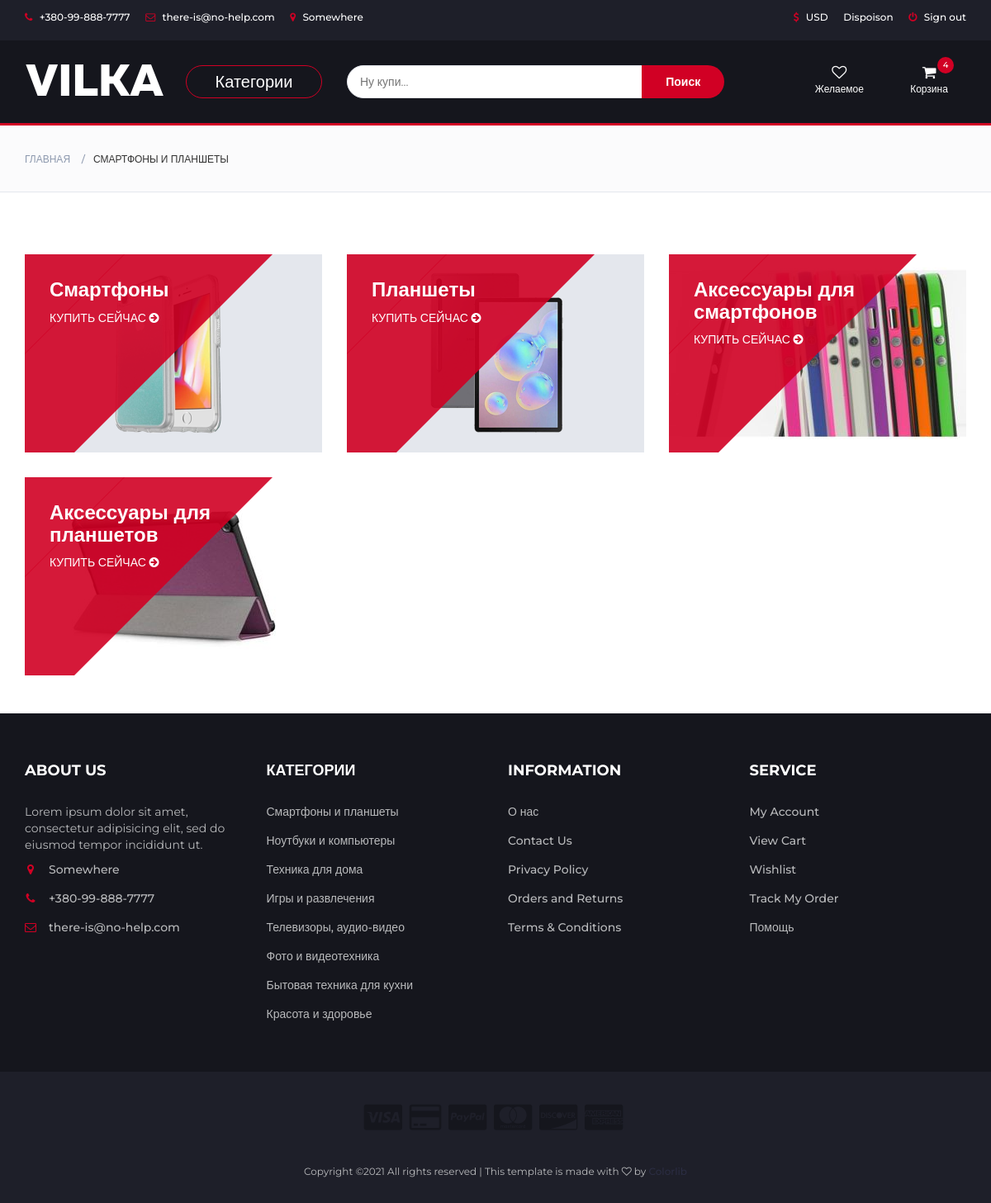
/category/smartfony-i-planshety/ (signed in), run on an earlier commit of the app's database.
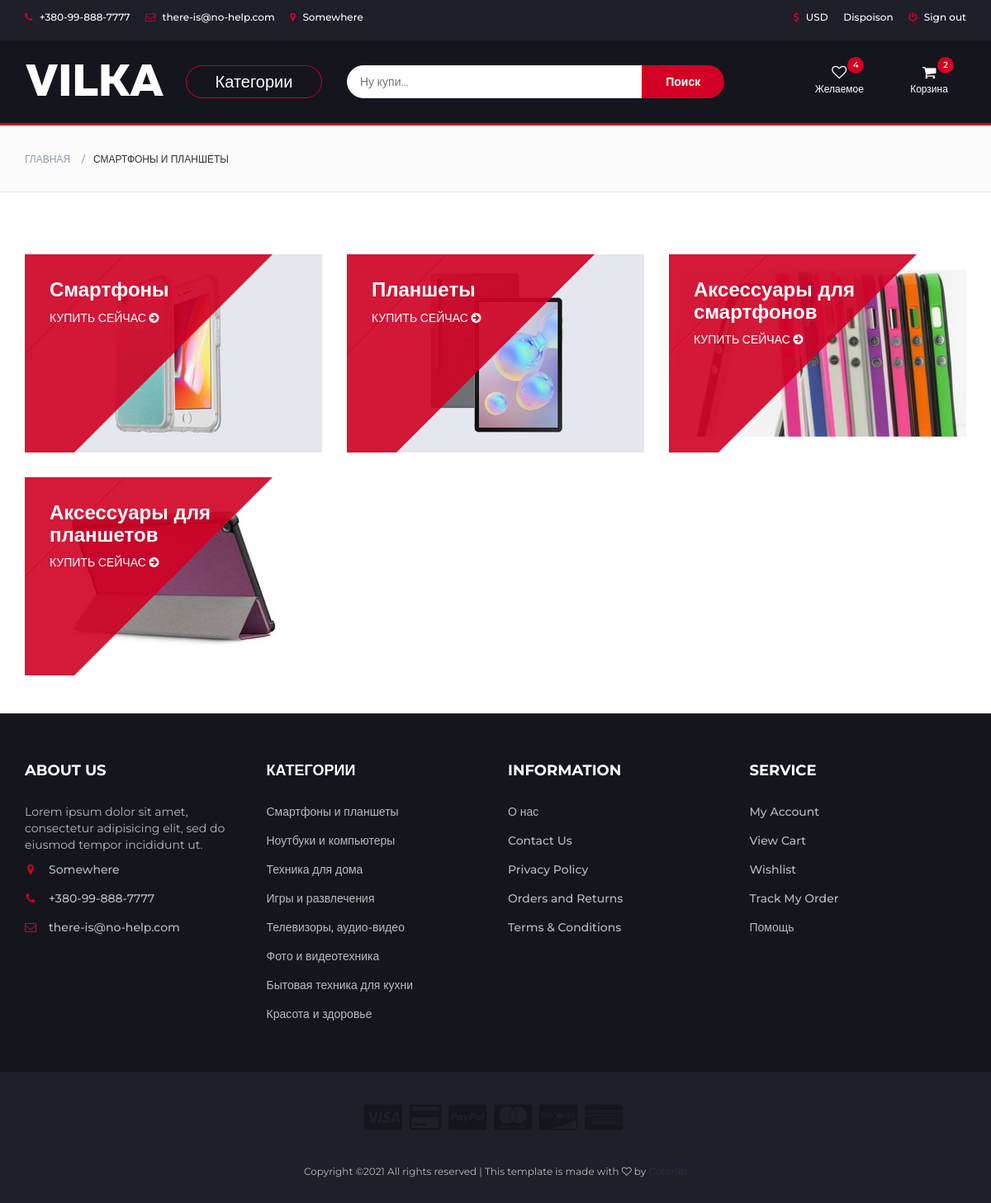
And on a later commit of the database.
### customer/models/cart.py (models this page shows, shortened)
class Cart(models.Model):
    class Meta:
        verbose_name = 'Корзина'
        verbose_name_plural = 'Корзины'
    owner = models.OneToOneField(Customer, verbose_name='Владелец', on_delete=models.CASCADE)
    products = models.ManyToManyField(CartProduct, blank=True, related_name='related_cart')
    total_products = models.PositiveIntegerField(default=0)
    total_price = models.DecimalField(max_digits=9, decimal_places=2, verbose_name='Общая цена', default=0)

### shop/models/categories/category.py (models this page shows)
class Category(models.Model):
    class Meta:
        verbose_name = 'Категория'
        verbose_name_plural = 'Категории'
    name = models.CharField(max_length=100, unique=True, db_index=True, verbose_name='Категория')
    slug = models.SlugField(max_length=100, unique=True, db_index=True, verbose_name='URL')
    image = models.ImageField(upload_to='photos/%Y/%m/%d/', null=True, verbose_name='Изображение')
    image_large = models.ImageField(upload_to='photos/%Y/%m/%d/', null=True, verbose_name='Большое изображение')
    def __str__(self):
        return self.name
    def get_absolute_url(self):
        return reverse('category', kwargs={'slug': self.slug})

### shop/models/categories/subcategory.py (models this page shows, shortened)
class Subcategory(models.Model):
    class Meta:
        verbose_name = 'Подкатегория'
        verbose_name_plural = 'Подкатегории'
    name = models.CharField(max_length=100, unique=True, db_index=True, verbose_name='Категория')
    slug = models.SlugField(max_length=100, unique=True, db_index=True, verbose_name='URL')
    image = models.ImageField(upload_to='photos/%Y/%m/%d/', null=True, blank=True, verbose_name='Изображение')
    parent = models.ForeignKey('Category', on_delete=models.PROTECT, verbose_name='Подкатегория')
    def get_absolute_url(self):
        return reverse('subcategory', kwargs={'slug': self.slug})

### customer/models/wishlist.py (models this page shows, shortened)
class Wishlist(models.Model):
    class Meta:
        verbose_name = 'Список желаний'
        verbose_name_plural = 'Списки желаний'
    owner = models.OneToOneField(Customer, verbose_name='Владелец', on_delete=models.CASCADE)
    products = models.ManyToManyField(WishlistProduct, blank=True, related_name='related_wishlist')
    total_products = models.PositiveIntegerField(default=0)

### shop/views.py (the view)
# urls.py: path('category/<slug:slug>/', CategoryView.as_view(), name='category'),
class CategoryView(ViewDataMixin, ListView):
    model = Category
    template_name = 'shop/category/category.html'
    context_object_name = 'subcategories'
    def get_context_data(self, *, object_list=None, **kwargs):
        base_context = super().get_context_data(**kwargs)
        mixin_context = self.get_mixin_context()
        return base_context | mixin_context
    def get_queryset(self):
        return Category.objects.prefetch_related('subcategory_set').get(slug=self.kwargs['slug']).subcategory_set.all()

### shop/templates/shop/category/category.html
{% extends 'shop/base/base.html' %}
{% load breadcrumb %}
{% block breadcrumb %}
    {% show_breadcrumb_category subcategories %}
{% endblock breadcrumb %}
{% block content %}
    <div class="section">
        <div class="container">
            <div class="row">
                {% for subcategory in subcategories %}
                <div class="col-md-4 col-xs-6">
                    <div class="shop">
                            <div class="shop-img">
                            {% if subcategory.image %}
                                <img src="{{ subcategory.image.url }}" alt="{{ subcategory.name }}">
                            {% endif %}
                            </div>
                            <div class="shop-body">
                                <a href="{{ subcategory.get_absolute_url }}"><h3>{{ subcategory.name }}</h3></a>
                                <a href="{{ subcategory.get_absolute_url }}" class="cta-btn">Купить сейчас <i class="fa fa-arrow-circle-right"></i></a>
                            </div>
                    </div>
                </div>
                {% endfor %}
            </div>
        </div>
    </div>
{% endblock content %}

### shop/templates/shop/base/base.html (shortened to what this page needs)
{% load static %}
{% load shop_tags %}
<!DOCTYPE html>
<html lang="en">
	<head>
 		<link type="text/css" rel="stylesheet" href="{% static 'shop/css/bootstrap.min.css' %}"/>
 		<link type="text/css" rel="stylesheet" href="{% static 'shop/css/slick.css' %}"/>
 		<link type="text/css" rel="stylesheet" href="{% static 'shop/css/slick-theme.css' %}"/>
 		<link type="text/css" rel="stylesheet" href="{% static 'shop/css/nouislider.min.css' %}"/>
 		<link rel="stylesheet" href="{% static 'shop/css/font-awesome.min.css' %}">
 		<link type="text/css" rel="stylesheet" href="{% static 'shop/css/style.css' %}"/>
    </head>
	<body>
        <div class="wrapper">
            <header id="header-tag">
                <div id="top-header">
                    <div class="container">
                        <ul class="header-links pull-left">
                            <li><a href="#"><i class="fa fa-phone"></i> +380-99-888-7777</a></li>
                            <li><a href="#"><i class="fa fa-envelope-o"></i> there-is@no-help.com</a></li>
                            <li><a href="#"><i class="fa fa-map-marker"></i> Somewhere</a></li>
                        </ul>
                        <ul class="header-links pull-right">
                            <li><a href="#"><i class="fa fa-dollar"></i> USD</a></li>
                            {% if request.user.is_authenticated %}
                            <li><p class="username">{{ user.username }}</p></li>
                            <li><a href="{% url 'sign-out' %}"><i class="fa fa-user-out"></i> Sign out</a></li>
                            {% else %}
                            <li><a href="{% url 'sign-in' %}"><i class="fa fa-user-o"></i> Sign in</a></li>
                            <li><a href="{% url 'sign-up' %}"><i class="fa fa-user-up"></i> Sign up</a></li>
                            {% endif %}
                        </ul>
                    </div>
                </div>
                <div id="header">
                    <div class="container">
                        <div class="row">
                            <div class="col-md-2">
                                <div class="header-logo">
                                    <a href="{% url 'home' %}" class="logo">
                                        <img src="{% static 'shop/images/logo.png' %}" alt="VILKA">
                                    </a>
                                </div>
                            </div>
                            <div class="col-md-2">
                                <div class="categories">
                                    <a href="#popup" class="popup-link">
                                        <button class="categories-btn">Категории</button>
                                    </a>
                                </div>
                            </div>
                            <div class="col-md-5">
                                <div class="header-search">
                                    <form>
                                        <input class="input" placeholder="Ну купи...">
                                        <button class="search-btn">Поиск</button>
                                    </form>
                                </div>
                            </div>
                            <div class="col-md-3 clearfix">
                                <div class="header-ctn">
                                    {% show_wishlist wishlist wishlist_products request %}
                                    {% show_cart cart cart_products request %}
                                </div>
                            </div>
                        </div>
                    </div>
                </div>
            </header>
{% block breadcrumb %}
{% endblock breadcrumb %}
        <main class="main">
{% block content %}
{% endblock content %}
        </main>
            <footer id="footer">
                <div class="section">
                    <div class="container">
                        <div class="row">
                            <div class="col-md-3 col-xs-6">
                                <div class="footer">
                                    <h3 class="footer-title">About Us</h3>
                                    <p>Lorem ipsum dolor sit amet, consectetur adipisicing elit, sed do eiusmod tempor incididunt ut.</p>
                                    <ul class="footer-links">
                                        <li><a href="#"><i class="fa fa-map-marker"></i>Somewhere</a></li>
                                        <li><a href="#"><i class="fa fa-phone"></i>+380-99-888-7777</a></li>
                                        <li><a href="#"><i class="fa fa-envelope-o"></i>there-is@no-help.com</a></li>
                                    </ul>
                                </div>
                            </div>
                            <div class="col-md-3 col-xs-6">
                                <div class="footer">
                                    <h3 class="footer-title">Категории</h3>
                                    <ul class="footer-links">
                                        {% for category in categories %}
                                        <li><a href="{{ category.get_absolute_url }}">{{ category.name }}</a></li>
                                        {% endfor %}
                                    </ul>
                                </div>
                            </div>
                            <div class="col-md-3 col-xs-6">
                                <div class="footer">
                                    <h3 class="footer-title">Information</h3>
                                    <ul class="footer-links">
                                        <li><a href="{% url 'about_us' %}">О нас</a></li>
                                        <li><a href="#">Contact Us</a></li>
                                        <li><a href="#">Privacy Policy</a></li>
                                        <li><a href="#">Orders and Returns</a></li>
                                        <li><a href="#">Terms & Conditions</a></li>
                                    </ul>
                                </div>
                            </div>
                            <div class="col-md-3 col-xs-6">
                                <div class="footer">
                                    <h3 class="footer-title">Service</h3>
                                    <ul class="footer-links">
                                        <li><a href="#">My Account</a></li>
                                        <li><a href="#">View Cart</a></li>
                                        <li><a href="#">Wishlist</a></li>
                                        <li><a href="#">Track My Order</a></li>
                                        <li><a href="{% url 'help' %}">Помощь</a></li>
                                    </ul>
                                </div>
                            </div>
                        </div>
                    </div>
                </div>
                <div id="bottom-footer" class="section">
                    <div class="container">
                        <div class="row">
                            <div class="col-md-12 text-center">
                                <ul class="footer-payments">
                                    <li><a href="#"><i class="fa fa-cc-visa"></i></a></li>
                                    <li><a href="#"><i class="fa fa-credit-card"></i></a></li>
                                    <li><a href="#"><i class="fa fa-cc-paypal"></i></a></li>
                                    <li><a href="#"><i class="fa fa-cc-mastercard"></i></a></li>
                                    <li><a href="#"><i class="fa fa-cc-discover"></i></a></li>
                                    <li><a href="#"><i class="fa fa-cc-amex"></i></a></li>
                                </ul>
                                <span class="copyright">
                                    Copyright &copy;<script>document.write(new Date().getFullYear());</script> All rights reserved | This template is made with <i class="fa fa-heart-o" aria-hidden="true"></i> by <a href="https://colorlib.com" target="_blank">Colorlib</a>
                                </span>
                            </div>
                        </div>
                    </div>
                </div>
            </footer>
        </div>
	</body>
</html>

### shop/templates/shop/base/wishlist.html (shortened to what this page needs)
<div class="dropdown" id="wishlist" data-create-url="{% url "wishlist_product_create" %}" data-delete-url="{% url "wishlist_product_delete" %}">
{% if request.user.is_authenticated %}
    {% if wishlist.total_products %}
        <a class="dropdown-toggle" data-toggle="dropdown" aria-expanded="true">
            <i class="fa fa-heart-o"></i>
            <span>Желаемое</span>
            <div class="qty">{{ wishlist.total_products }}</div>
        </a>
    {% else %}
        <a class="dropdown-toggle" data-toggle="dropdown" aria-expanded="true">
            <i class="fa fa-heart-o"></i>
            <span>Желаемое</span>
        </a>
    {% endif %}
{% else %}
<a class="dropdown-toggle" href="{% url 'sign-in' %}">
    <i class="fa fa-heart-o"></i>
    <span>Желаемое</span>
</a>
{% endif %}
</div>

### shop/templates/shop/base/cart.html (shortened to what this page needs)
<div class="dropdown" id="cart" data-create-url="{% url "cart_product_create" %}" data-delete-url="{% url "cart_product_delete" %}">
{% if request.user.is_authenticated %}
    {% if cart.total_products %}
        <a class="dropdown-toggle" data-toggle="dropdown" aria-expanded="true">
            <i class="fa fa-shopping-cart"></i>
            <span>Корзина</span>
            <div class="qty">{{ cart.total_products }}</div>
        </a>
    {% endif %}
{% else %}
<a class="dropdown-toggle" href="{% url 'sign-in' %}">
    <i class="fa fa-shopping-cart"></i>
    <span>Корзина</span>
</a>
{% endif %}
</div>

### shop/templates/shop/base/breadcrumb.html
    <div id="breadcrumb" class="section">
        <div class="container">
            <div class="row">
                <div class="col-md-12">
                    <ul class="breadcrumb-tree">
                        <li><a href="{% url 'home' %}">Главная</a></li>
                        {% for bc in breadcrumb %}
                            {% if bc.url %}
                            <li><a href="{{ bc.url }}">{{ bc.name }}</a></li>
                            {% else %}
                            <li class="active">{{ bc.name }}</li>
                            {% endif %}
                        {% endfor %}
                    </ul>
                </div>
            </div>
        </div>
    </div>

What changed in the data, as far as the page shows it:
now on this page (row edited): Wishlist: total_products "4"
changed Wishlist: total_products 0 → 4 (drawn)
changed Cart: total_products "4" → "2"
